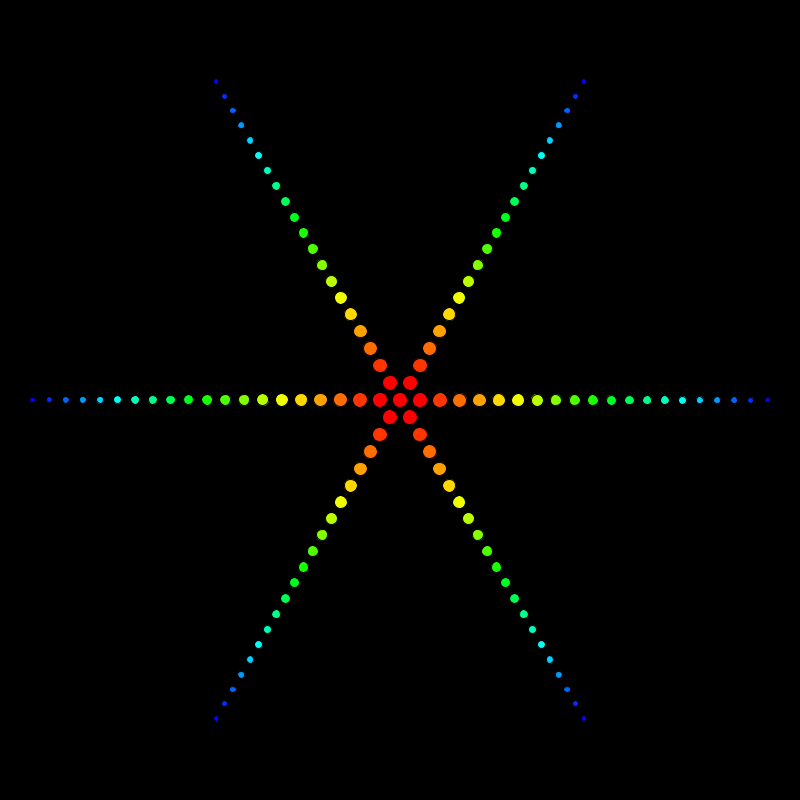
Frame 1 (no input)
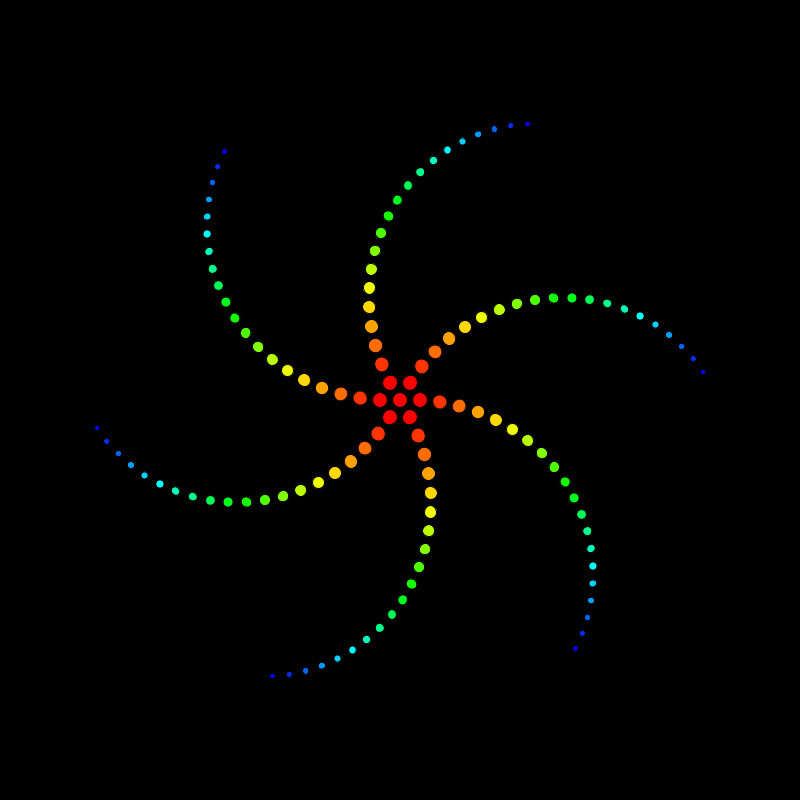
Frame 60 (the mouse pressed at the canvas centre just before this capture)
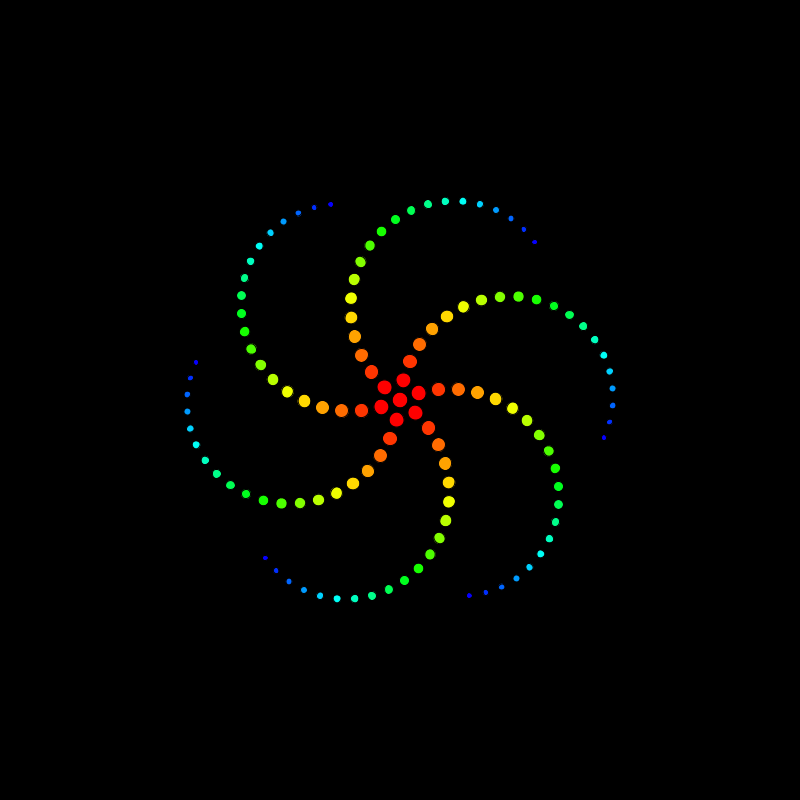
Frame 120 (the mouse held since frame 60 and released just before this capture)

The Processing sketch that drew these frames (run headless with seeded random() and noise(); from frame 60 on, the mouse is pressed at the canvas centre):

// Processing sketch: Spiral_Lines_Flower
// ── Spiral_Lines_Flower.pde
float angle, cont=0;
ArrayList<PVector> ponto = new ArrayList<PVector>();
PVector TRANSLATE = new PVector(0, 0);
float ROTATE = 0;

void setup()
{
  size(800, 800);
  colorMode(CENTER);
}

void draw()
{
  fill(0, 0, 0);
  rect(0, 0, width, height);

  translate(width/2, height/2);

  angle = map(sin(cont), -1, 1, PI + PI*0.94, 3*PI - PI*0.94);

  cont+=0.01;

  rotate(-20*angle);
  fill(0, 255, 255);
  ellipse(0, 0, 15, 15);
  DrawLines(6, 20, 0);
}

void DrawLines(int numLines, float size, int index)
{
  for (float i=0; i<TWO_PI; i += TWO_PI/numLines)
  {
    fill(map(index, 0, 20, 0, 180), 255, 255);
    //line(0, 0, size*cos(i), size*sin(i));
    ellipse(size*cos(i), size*sin(i), 15, 15);
    translate(size*cos(i), size*sin(i));
    rotate(angle);
    DrawLine(i, size, index+1);
    rotate(-angle);
    translate(-size*cos(i), -size*sin(i));
  }
}

void DrawLine(float ang, float size, int index)
{
  if (index < 20)
  {
    fill(map(index, 0, 20, 0, 180), 255, 255);
    //line(0, 0, size*cos(ang), size*sin(ang));
    float diametro = map(index, 0, 20, 15, 5);
    ellipse(size*cos(ang), size*sin(ang), diametro, diametro);

    translate(size*cos(ang), size*sin(ang));
    rotate(angle);
    DrawLine(ang, size*0.99, index+1);
    rotate(-angle);
    translate(-size*cos(ang), -size*sin(ang));
  }
}
